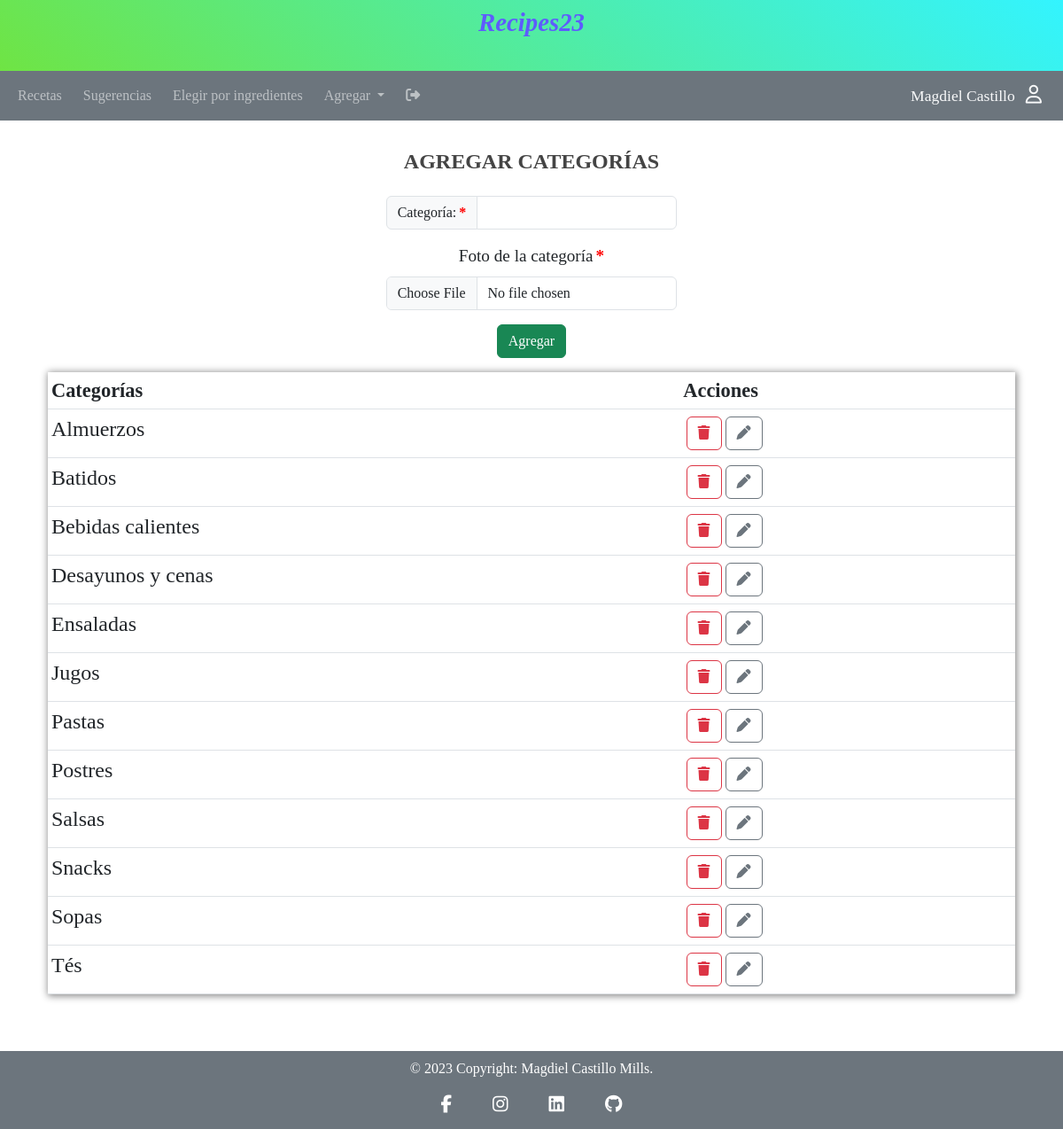
The page /views/add-categories.php (signed in) on the database its author committed.
### tables this page shows
CREATE TABLE `categories` (
  `categoryid` int NOT NULL AUTO_INCREMENT,
  `category` varchar(20) NOT NULL,
  PRIMARY KEY (`categoryid`)
);

### views/add-categories.php (the view, shortened to what this page needs)
<?php
require_once ("../config/db_Connection.php");
require_once ("../modules/head.php");
?>
<?php
require_once ("../modules/nav.php");
?>
<main class="container p-4">
    <div class="row mt-2 text-center justify-content-center">
    <h3>AGREGAR CATEGORÍAS</h3>
        <form class="mt-3 col-auto"  enctype="multipart/form-data" method="POST" action="../actions/create.php" autocomplete="on" onsubmit="return validation('add_categories', /[a-zA-Z\t\h]+|(^$)/)">
            <div class="input-group mb-3">
                <label class="input-group-text is-required" for="add_categories">Categoría: </label>
                <input class="form-control" type="text" id="add_categories" name="add_categories"  pattern="[a-zA-Z áéíóúÁÉÍÓÚñÑ]+" minlength="2" maxlength="50" autofocus required>
            </div>
            <div class="mb-3">
                <label class="form-label is-required" for="categoryImage">Foto de la categoría</label>
                <input type="file" name="categoryImage" accept=".png, .jpeg, .jpg, .gif" class="form-control" id="categoryImage" required>
            </div>
            <div class="mb-3">
                <input  class="btn btn-success" name="categorySubmit" type="submit" value="Agregar">
            </div>
        </form>
    </div>
    <div>
        <table class="table table-sm">
            <thead>
                <tr class="bg-primary">
                    <th>Categorías</th>
                    <th>Acciones</th>
                </tr>
            </thead>
            <tbody>
                <?php
                    $sql = "SELECT * FROM categories ORDER BY category;";
                    $result = $conn -> query($sql);
                    if($result -> num_rows > 0){
                        while($row = $result -> fetch_assoc()){
                            $html = "<tr>";
                            $html .= "<td>" . ucfirst($row['category']) . "</td>";
                            $html .= "<td>";
                            $html .= "<a href='../actions/delete.php?categoryname=" . $row['category'] . "' " . "class='btn btn-outline-danger' title='Eliminar'><i class='fa-solid fa-trash'></i></a>";
                            $html .= "<a href='../actions/edit.php?categoryid=" . $row['categoryid'] . "' " . "class='btn btn-outline-secondary m-1' title='Editar'><i class='fa-solid fa-pen'></i></a>";
                            $html .= "</td>";
                            $html .= "</tr>";
                            echo $html;
                        }
                    }
                ?>
            </tbody>
        </table>
    </div>
</main>
<?php
require_once ("../modules/footer.php");
?>

### modules/head.php (shortened to what this page needs)
<!DOCTYPE html>
<html lang="es" data-lt-installed="true">
<head>
    <link href="https://cdn.jsdelivr.net/npm/bootstrap@5.3.0-alpha1/dist/css/bootstrap.min.css" rel="stylesheet">
    <link rel="stylesheet" href="/Cookt/css/styles.css">
</head>
<body>

### modules/nav.php (shortened to what this page needs)
<header>
    <div class="banner text-center py-1">
        <a href="/Cookt/index.php">Recipes23</a>
   </div>
    <nav class="navbar navbar-expand-md navbar-dark bg-secondary px-2">
        <div class="collapse navbar-collapse" id="navbarNavDropdown">
            <ul class="navbar-nav">
            <li class="nav-item px-1">
                <a class="nav-link" href="/Cookt/index.php">Recetas</a>
            </li>
            <li class="nav-item px-1">
                <a class="nav-link" href="/Cookt/views/random-recipe.php">Sugerencias</a>
            </li>
            <li class="nav-item px-1">
                <a class="nav-link" href="/Cookt/views/custom-recipe.php">Elegir por ingredientes</a>
            </li>
            <li class="nav-item dropdown px-1" <?php if($_SESSION['type'] == 'Viewer') { echo "style = 'display : none;'";}?>>
                <a class="nav-link dropdown-toggle" href="#" id="navbarDropdownMenuLink" data-toggle="dropdown" aria-haspopup="true" aria-expanded="false">
                Agregar
                </a>
            </li>
            <li class="nav-item px-1">
                <a class="nav-link" href="/Cookt/user-handler/logout.php" title="Salir"> <i class="fa-solid fa-right-from-bracket"></i></a>
            </li>
            </ul>
        </div>
        <div class="d-flex justify-content-around">
            <a href="#" class="px-3" style="text-decoration: none;" title="Usuario">
            <span class="username text-light px-2"><?php echo $_SESSION['fullname']?></span>
            <i class="fa-regular fa-user text-light"></i>
            </a>
        </div>
    </nav>
</header>

### modules/footer.php (shortened to what this page needs)
<footer class="text-center bg-secondary p-2 mt-4">
    <div class="text-white">
        © <?php echo date('Y'); ?> Copyright:
        <h6 class="text-white d-inline">Magdiel Castillo Mills.</h6>
    </div>
    <div>
        <a
        class="btn btn-link btn-floating btn-lg m-1 text-white"
        href="https://www.facebook.com/magdiel.castillo.94"
        target="_blank"
        role="button"
        data-mdb-ripple-color="white"
        ><i class="fab fa-facebook-f"></i
        ></a>
        <a
        class="btn btn-link btn-floating btn-lg m-1 text-white"
        href="https://www.instagram.com/magdielcastillomills/?igshid=ZDdkNTZiNTM%3D"
        target="_blank"
        role="button"
        data-mdb-ripple-color="white"
        ><i class="fab fa-instagram"></i
        ></a>
        <a
        class="btn btn-link btn-floating btn-lg text-white m-1"
        href="https://www.linkedin.com/in/magdiel-de-jes%C3%BAs-castillo-mills-5a239b204"
        target="_blank"
        role="button"
        data-mdb-ripple-color="white"
        ><i class="fab fa-linkedin"></i
        ></a>
        <a
        class="btn btn-link btn-floating btn-lg text-white m-1"
        href="https://github.com/Magdiel1990"
        target="_blank"
        role="button"
        data-mdb-ripple-color="white"
        ><i class="fab fa-github"></i
        ></a>
    </div>
</footer>
</body>
</html>

### css/styles.css (style rules this page uses)
* { font-family:'Times New Roman', Times, serif; }
main { min-height: calc(100vh - 12rem); }
footer { height: 5.5rem; }
h3 { font-size: 1.5rem; color: #444; font-weight: bold; }
.nav-item { font-size: 1rem; }
.btn-outline-danger { margin-left: 0.2rem; }
table { box-shadow: 1px 1px 8px 1px #888; }
thead { background-color:#444444; }
thead tr { font-weight: bold; font-size: 1.4rem; color:#ffffff; }
tbody { background-color:rgb(255, 246, 234); }
table td a { text-decoration:none; color: rgb(22, 182, 4); }
table td, p, ul li, ol li, li a { font-size: 1.5rem; color: rgb(22, 182, 4); text-decoration: none; }
label, select, input, option { font-size: 1.2rem; }
.banner { background: rgb(75,221,21); background: linear-gradient(39deg, rgba(75,221,21,0.8) 0%, rgba(0,241,255,0.8) 100%); height: 10vh; font-size: 1.8rem; font-weight: bold; font-style: italic; }
.banner a { text-decoration: none; color: rgb(94, 91, 254); }
.fa-user { font-size: 1.3rem; }
.username { font-size: 1.1rem; }
.is-required:after { content: '*'; margin-left: 3px; color: red; font-weight: bold; }

### rows shown on the page
categories: category "Almuerzos"
categories: category "Batidos"
categories: category "Bebidas calientes"
categories: category "Desayunos y cenas"
categories: category "Ensaladas"
categories: category "Jugos"
categories: category "Pastas"
categories: category "Postres"
categories: category "Salsas"
categories: category "Snacks"
categories: category "Sopas"
categories: category "Tés"

### other values the page prints
$_SESSION['fullname'] "Magdiel Castillo"
